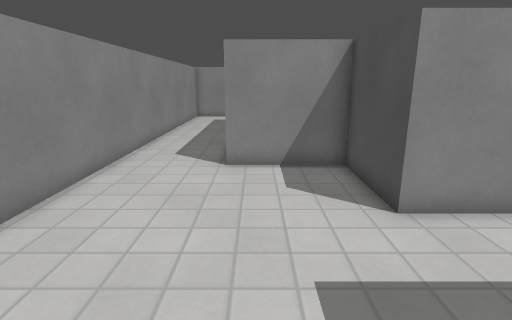
[1] (above)

17 first-person views from a walk through a Godot game level. The camera is 1.2 m above the floor, tilts 14° down and sees 80° across. The floor is counted in squares, 0.45 m on a side. Each view is taken from the middle of a square. On the plan, view 1 faces up. The plan holds only what a view shows up to about 20 squares ahead; the rest is blank. The place goes on beyond the plan. Surface patterns are stand-ins for the level's own textures.

[2]
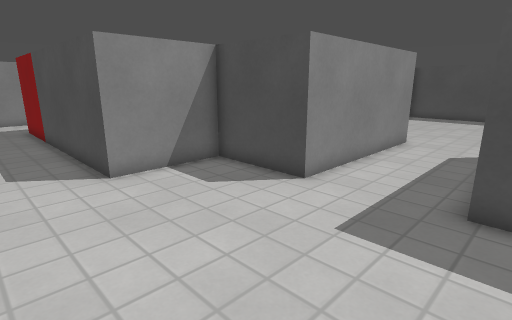

[3]
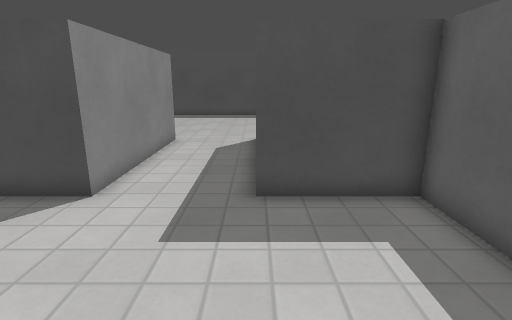

[4]
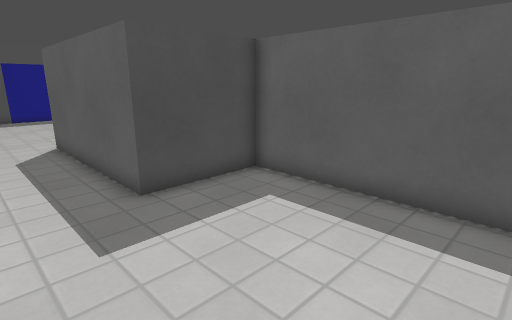

[5]
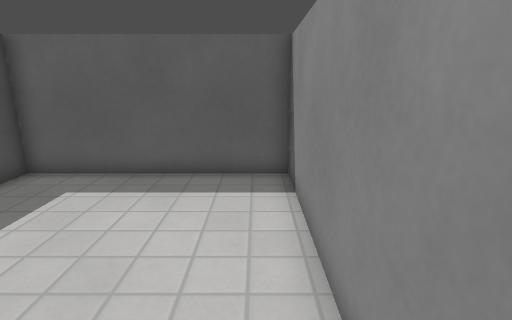

[6]
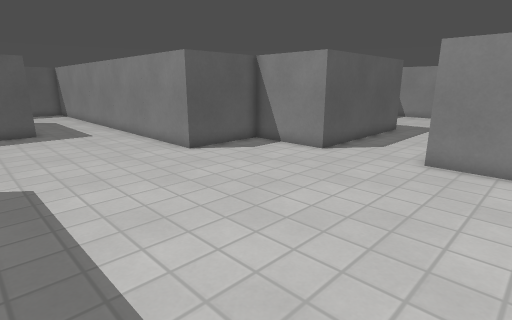

[7]
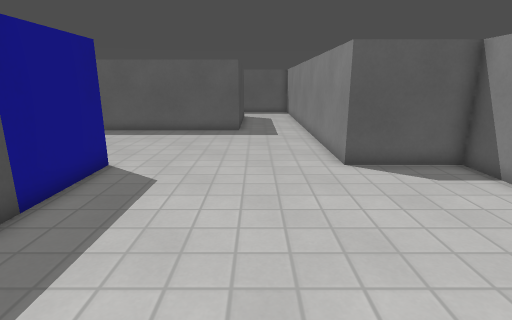

[8]
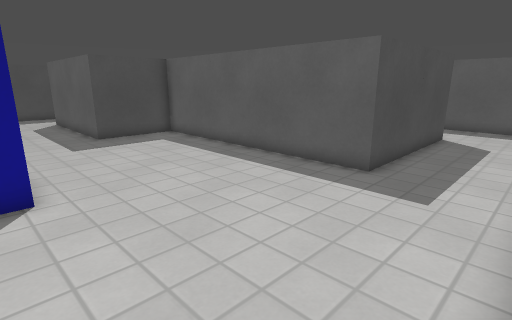

[9]
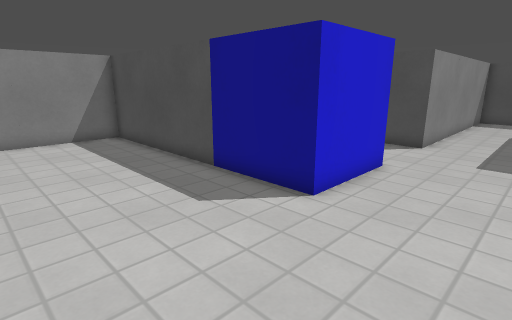

[10]
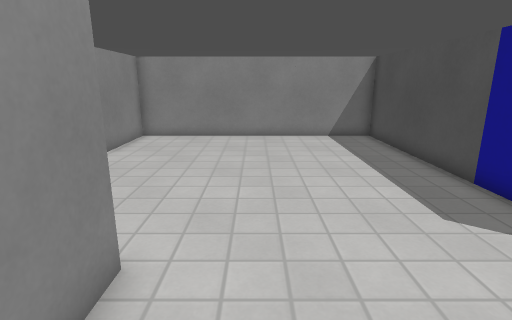

[11]
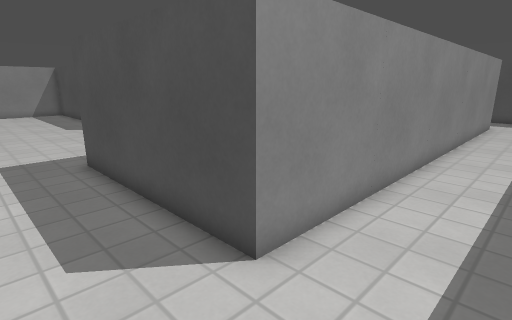

[12]
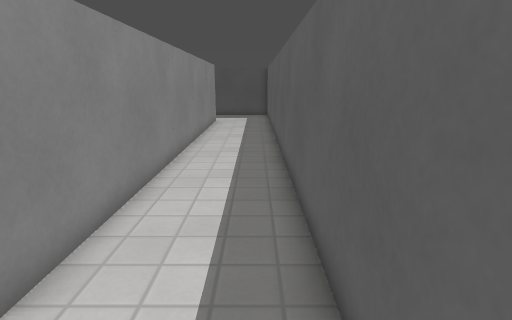

[13]
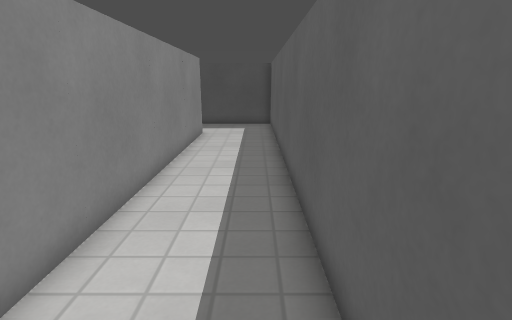

[14]
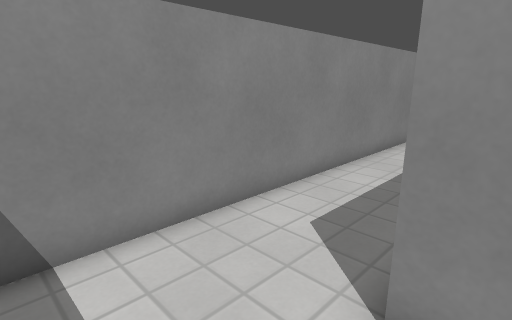

[15]
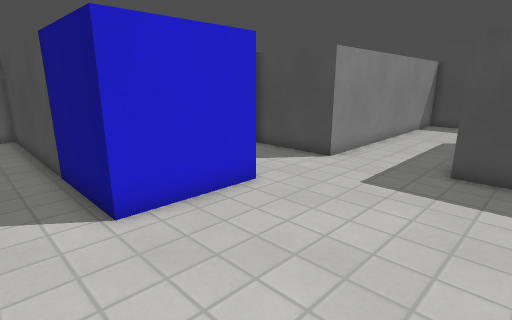

[16]
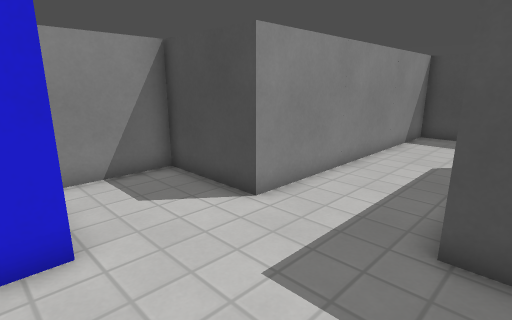

[17]
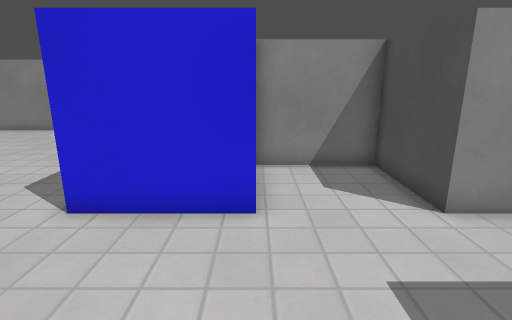

### Floor plan
Key: @ floor where view 1 was taken; . floor; ^ raised ledge.
Columns run from 5 left of view 1 to 39 right of it. Each row starts with its distance up from view 1.
 13 ^...^
 12 ^...^
 11 ^...^
 10 ^...^^^^^       ^^^^^^^^^^^^^
  9 ^.......^       ^...........^
  8 ^.......^       ^...........^
  7 ^.......^       ^...........^
  6 ^.......^^^^^^^^^...........^
  5 ^...........................^
  4 ^...........................^
  3 ^...........................^
  2 ^.......^^^^^^^^^...........^   ^^^^^
  1 ^.......^       ^...........^   ^...^
  0 ^....@..^       ^...........^   ^...^
 -1 ^.......^       ^...........^   ^...^
 -2 ^^^^^^^^^       ^^^^^.......^^^^^...^^^^^^^^^
 -3                     ^........................
 -4                     ^........................
 -5                     ^........................
 -6                     ^...............^^^^^^^^^
 -7                     ^...............^
 -8                     ^...............^
 -9                     ^...............^
-10                     ^...^^^^^^^^^^^^^
-11                     ^...^
-12                     ^...^
-13                     ^...^
-14                     ^...^
-15                     ^...^
-16                     ^...^
-17                     ^...^
-18                     ^...^^^^^^^^^^^^^^^^^^^^^
-19                     ^........................
-20                     ^........................
-21                     ^........................
-22                       ^^^^^^^^^^^^^^^^^^^^^^^

Where each view was taken, in squares from view 1:
view 1: 0 up, 0 right, facing up
view 2: 1 up, 4 left, facing up-right
view 3: 2 up, 4 left, facing right
view 4: 5 up, 4 left, facing down-right
view 5: 7 up, 4 left, facing down
view 6: 9 up, 22 right, facing down-left
view 7: 8 up, 18 right, facing down
view 8: 1 down, 15 right, facing down-right
view 9: 6 down, 17 right, facing up-right
view 10: 6 down, 17 right, facing up
view 11: 21 down, 16 right, facing up-right
view 12: 21 down, 16 right, facing right
view 13: 21 down, 22 right, facing right
view 14: 21 down, 20 right, facing up-left
view 15: 8 down, 21 right, facing up-right
view 16: 7 down, 26 right, facing up-right
view 17: 8 down, 27 right, facing up
